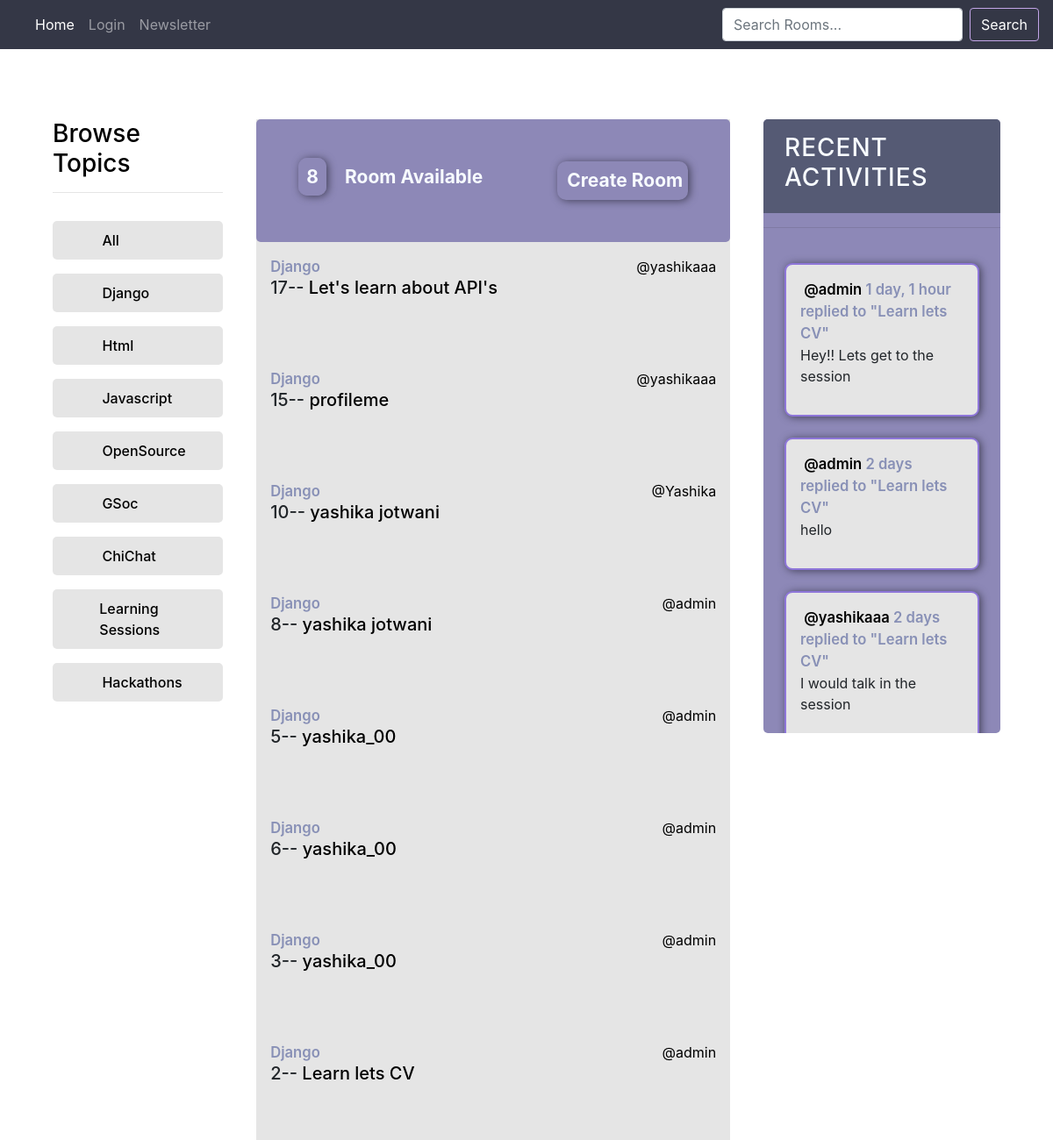
Screenshot of /?q=Django with the database file from the repository.
### base/models.py (models this page shows, shortened)
class Topic(models.Model):
    name = models.CharField(max_length=200)

class Room(models.Model):
    host = models.ForeignKey(User, on_delete=models.SET_NULL, null = True)
    topic= models.ForeignKey(Topic, on_delete=models.SET_NULL, null = True)
    name = models.CharField(max_length=200)
    description = models.TextField(null = True, blank = True)
    participants = models.ManyToManyField(User, related_name='participants', blank=True)
    updated = models.DateTimeField(auto_now=True)
    created = models.DateTimeField(auto_now_add=True)
    class Meta:
        ordering =['-updated','-created']
    def __str__(self):
        return self.name

class Message(models.Model):
    user= models.ForeignKey(User, on_delete=models.CASCADE)
    room =models.ForeignKey(Room,on_delete=models.CASCADE)
    body = models.TextField()
    updated = models.DateTimeField(auto_now=True)
    created = models.DateTimeField(auto_now_add=True)
    class Meta:
        ordering =['-updated','-created']
    def __str__(self):
        return self.body[0:50]

### base/views.py (the view)
# urls.py: path('',views.home,name="home"),
def home(request):
    q = request.GET.get('q') if request.GET.get('q')!= None else ''
    rooms = Room.objects.filter(
     Q(topic__name__icontains=q) |
     Q(name__icontains=q) |
     Q(description__icontains=q)
    )
    topics = Topic.objects.all()
    room_count = rooms.count()
    room_messages = Message.objects.filter(Q(room__topic__name__icontains=q))
    context={'rooms':rooms, 'topics':topics,'room_count':room_count,'room_messages':room_messages}
    return render(request,'base/home.html',context)

### base/templates/base/home.html
{% extends 'main.html' %}
{% block content %}
<div class="layout layout--3">
<div class="home-container">
    <div class="topic-container" style="width: 25%;" >
      {% include 'base/topic_component.html' %}
    </div>
    <div style="width: 50%;  background: #e5e5e5;
    ">
        <div style="display: flex; justify-content: space-between;align-items: center;  background: #8d88b7;
        padding: 3rem;
        border-radius: 5px;">
        <h5 class="room-count-main"> <span class="room_count" >{{room_count}}</span>  Room Available</h5>
        <a class="create-room-box" href="{% url 'create-room' %}"> <img style="width: 2.9rem;" src="https://cdn3d.iconscout.com/3d/premium/thumb/gaming-headphone-4307688-3580551.png" alt="">
            Create Room</a>
        </div>
       {% include 'base/feed_component.html' %}
    </div>
    <div style="width: 25%;">
        {% include 'base/activity_component.html' %}
    </div>
</div>
</div>
{% endblock %}

### base/templates/base/topic_component.html
<div class="topics__header">
    <h3>Browse Topics</h3>
    <hr>
</div>
<ul class="topics__list">
    <li>
        <a href="{% url 'home' %}"> <img style="width:2.9rem;" src="https://cdn3d.iconscout.com/3d/premium/thumb/right-arrow-3711690-3105412.png" alt=""> All</a>
    </li>
</ul>
{% for topic in topics %}
<ul class="topics__list">
    <li>
        <a href="{% url 'home' %}?q={{topic.name}}">     <img style="width:2.9rem;" src="https://cdn3d.iconscout.com/3d/premium/thumb/right-arrow-3711690-3105412.png" alt="">{{topic.name}}</a>
    </li>
</ul>
{% endfor %}

### base/templates/base/feed_component.html (shortened to what this page needs)
<div class="mainfeed">
  {%for room in rooms%}
  <div style="padding: 1rem; height: 8rem;">
    <small>{{room.topic.name}}</small>
    <a style="float: right;" href="{% url 'user-profile' room.host.id %}"> @{{room.host.username}}</a>
    <h5>{{room.id}}-- <a href="{% url 'room'  room.id %}">{{room.name}}</a>
    </h5>
  </div>
  {% endfor %}
</div>

### base/templates/base/activity_component.html (shortened to what this page needs)
    <div class="activities">
        <div class="activities-header">
           <h3>Recent Activities</h3>
        </div>
    <hr>
    <div class="allactivity">
        {% for message in room_messages %}
        <div class="activities-box" style="    background: #e5e5e5;
        padding: 1rem;
        border-radius: 9px;
        margin-bottom:1rem;
        box-shadow: 2px 1px 10px 0px #44425a;" >
            <small> <a href="{% url 'user-profile' message.user.id %}"> @{{message.user}}</a>  {{message.created| timesince}}</small>
            <small>replied to "{{message.room}}"</small>
            <p>{{message}}</p>
        </div>
        {% endfor %}
    </div>
    </div>

### static/styles/main.css (style rules this page uses)
:root { --primary-bg:rgb(40 42 54); --primary-font: #bb86fc; --shadow-color: #bbb6c5; --secondary-bg:rgb(52 55 70); --ternary-bg:rgb(33 34 44); --four-bg:rgb(46 52 64); --navbar-box-shadow: #ffffff59; --font-color:rgb(82 94 134); --white: #fff; }
ul { list-style: none; }
body { background-color: white; }
small { color: var(--shadow-color); }
* { font-family: "DM Sans", -apple-system, BlinkMacSystemFont, "Segoe UI", Roboto, Oxygen, Ubuntu, Cantarell, "Open Sans", "Helvetica Neue", sans-serif; margin: 0; padding: 0; box-sizing: border-box; text-rendering: optimizeLegibility; font-size: inherit; }
.layout { padding-top: 5rem; }
.layout > .home-container { display: flex; justify-content: space-between; align-items: flex-start; }
.home-container { max-width: 120rem; width: 90%; margin: auto; }
.layout--3 > .home-container > div:first-child { flex-basis: 18%; max-width: 22.5rem; }
.topics__header { margin-bottom: 2rem; color: black; }
a { color: black ; }
.topics__list li a { display: flex; margin-bottom: 3rem; font-weight: 500; color: black; transition: all 0.3s ease-in-out; }
small { color: #8890b6; }
.small, small { font-size: 104%; font-weight: 600; }
.topics__list li a { display: flex; margin-bottom: 1rem; font-weight: 500; color: black; align-items: center; text-decoration: none; transition: all 0.3s ease-in-out; list-style: none; background: #e5e5e5; padding: 10px; border-radius: 5px; }
.create-room-box { font-weight: bold; font-size: 21px; padding: 6px; border: 2px; border-radius: 10px; box-shadow: 2px 1px 10px 0px #44425a; color: #f7fbff; }
.room_count { padding: 9.1px; background: #8d88b7; border-radius: 10px; box-shadow: 2px 1px 10px 0px #44425a; margin-right: 1rem; }
.room-count-main { color: #f7fbff; font-weight: bold; font-size: 21px; }
.activities { background: #8d88b7; border-radius: 5px; overflow: hidden; }
.activities-header { background-color: #555a74; text-transform: uppercase; font-weight: 500; padding: 1rem 1.5rem; color: #f7fbff; letter-spacing: 1px; font-size: 1.4rem; }
.activities-box { margin: 1.5rem; padding: 1.5rem; border: 2px solid #8e76d9; border-radius: 5px; }
.allactivity { overflow-y: scroll; height: 70vh; }

### rows the page displays
Topic: name "Django"
Topic: name "Html"
Topic: name "Javascript"
Topic: name "OpenSource"
Topic: name "GSoc"
Topic: name "ChiChat"
Topic: name "Learning Sessions"
Topic: name "Hackathons"
Room: topic.name "Django", host.username "yashikaaa", id "17", name "Let's learn about API's"
Room: topic.name "Django", host.username "yashikaaa", id "15", name "profileme"
Room: topic.name "Django", host.username "Yashika", id "10", name "yashika jotwani"
Room: topic.name "Django", host.username "admin", id "8", name "yashika jotwani"
Room: topic.name "Django", host.username "admin", id "5", name "yashika_00"
Room: topic.name "Django", host.username "admin", id "6", name "yashika_00"
Room: topic.name "Django", host.username "admin", id "3", name "yashika_00"
Room: topic.name "Django", host.username "admin", id "2", name "Learn lets CV"
Message: user "admin", created "1 day, 1 hour", room "Learn lets CV", body "Hey!! Lets get to the session"
Message: user "admin", created "2 days", room "Learn lets CV", body "hello"
Message: user "yashikaaa", created "2 days", room "Learn lets CV", body "I would talk in the session"

### other values shown
{{ room_count }} "8"
